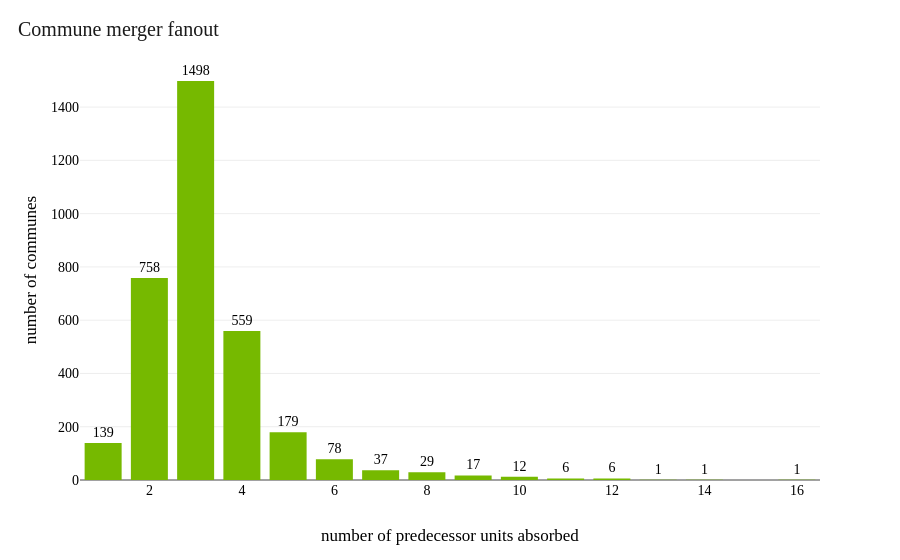

Notebook code for this chart:
### Code cell
fig_merger_fanout(df, kind='commune',
                  title='Commune merger fanout').show()

### Figure 1 — Plotly figure (JSON) as saved in the notebook; plotly's stock layout.template omitted (floating-point values rounded to 4 significant figures)
{"data": [{"hovertemplate": "n_predecessors=%{x}<br>n_units=%{text}<extra></extra>", "legendgroup": "", "marker": {"color": "#76B900", "pattern": {"shape": ""}}, "name": "", "orientation": "v", "showlegend": false, "text": [139.0, 758.0, 1498.0, 559.0, 179.0, 78.0, 37.0, 29.0, 17.0, 12.0, 6.0, 6.0, 1.0, 1.0, 1.0], "textposition": "outside", "type": "bar", "x": [1, 2, 3, 4, 5, 6, 7, 8, 9, 10, 11, 12, 13, 14, 16], "xaxis": "x", "y": [139, 758, 1498, 559, 179, 78, 37, 29, 17, 12, 6, 6, 1, 1, 1], "yaxis": "y"}], "layout": {"barmode": "relative", "legend": {"tracegroupgap": 0}, "margin": {"t": 60}, "title": {"text": "Commune merger fanout"}, "xaxis": {"anchor": "y", "domain": [0, 1], "title": {"text": "number of predecessor units absorbed"}}, "yaxis": {"anchor": "x", "domain": [0, 1], "title": {"text": "number of communes"}}}}
